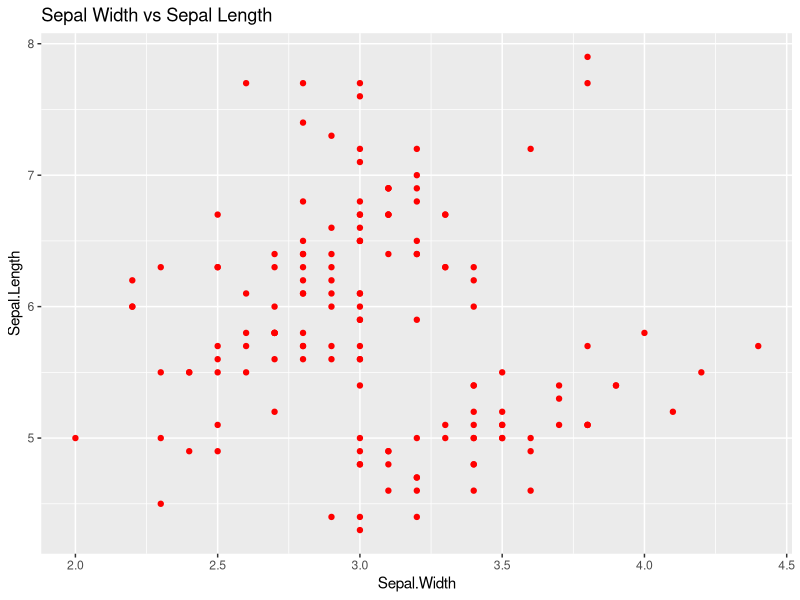
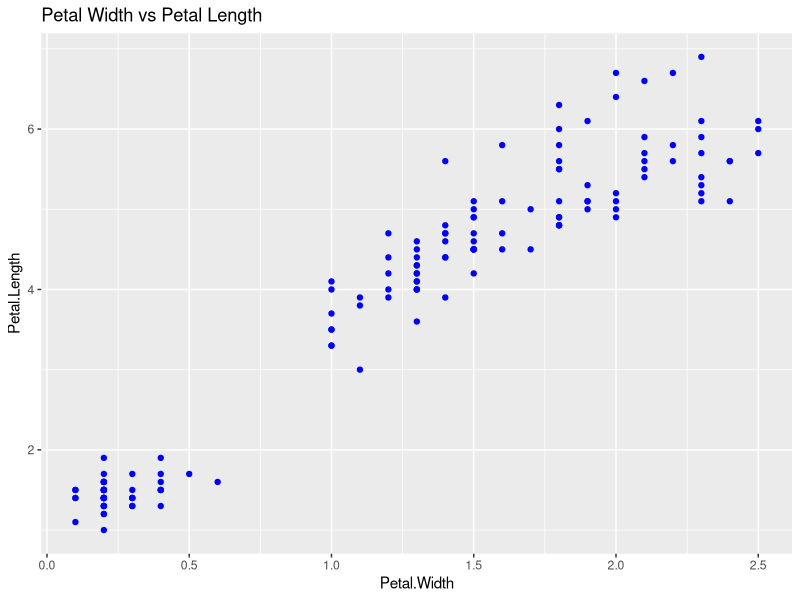
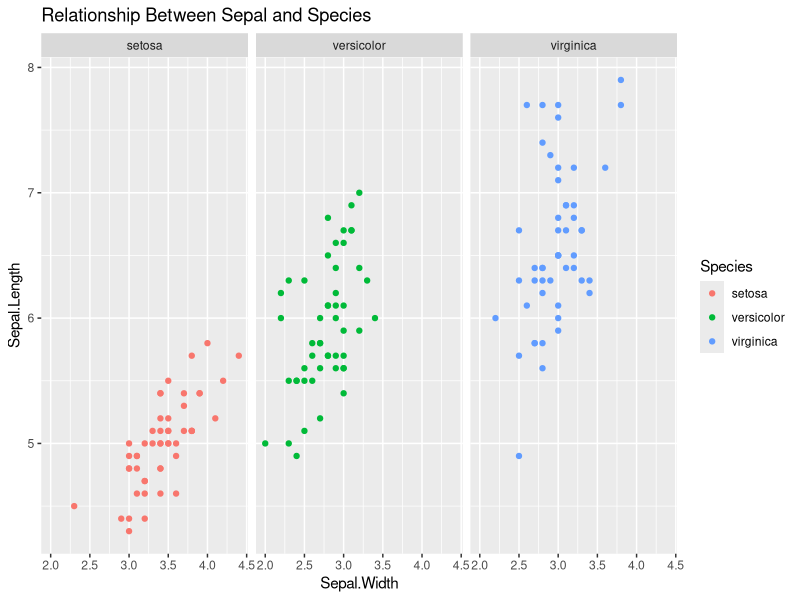
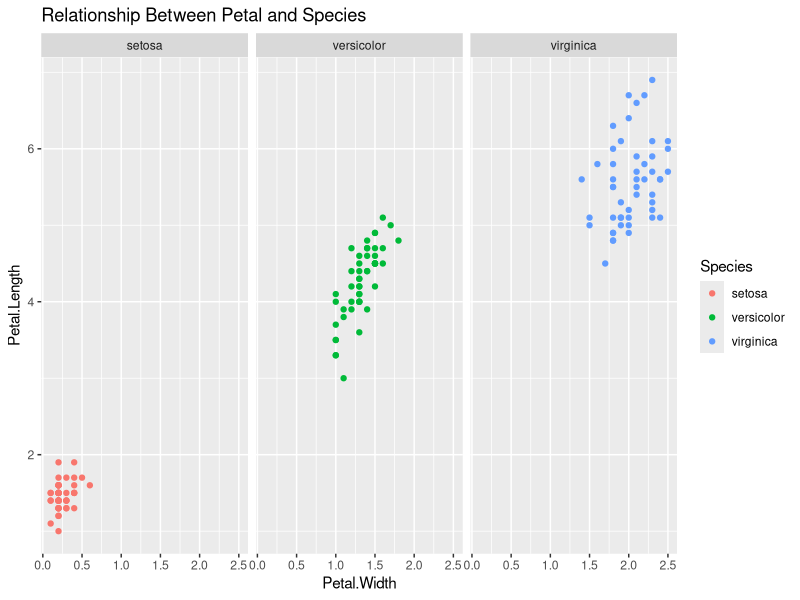
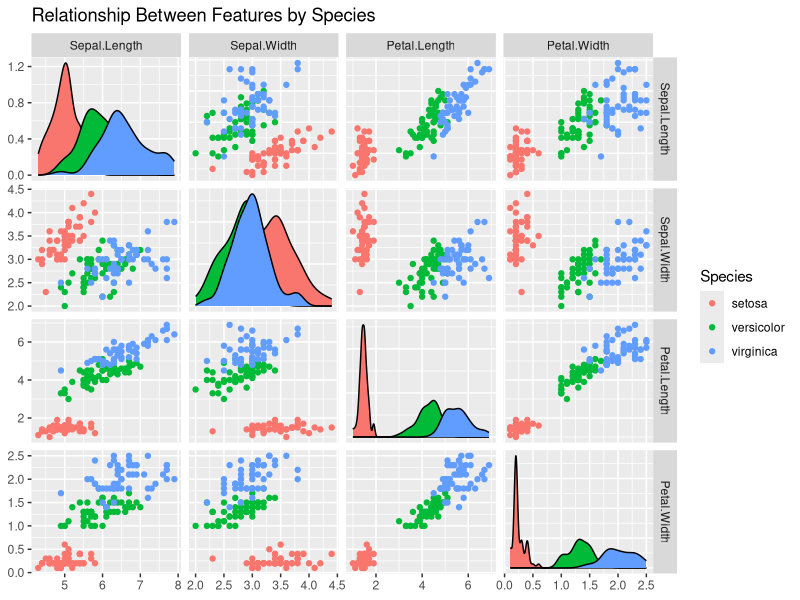

R code for these plots, in order: (Note: this script raises an error after producing the figures.)
## ---- chunk 1
library(datasets)
library(dplyr)
library(ggplot2)
library(GGally)
library(caret)
## ---- chunk 2
iris <- datasets::iris
## ---- chunk 3
summary(iris)
## ---- chunk 4
iris %>% 
  group_by(Species) %>% summarize(
    mean(Sepal.Length), sd(Sepal.Length)
    )
## ---- chunk 5
iris %>% 
  group_by(Species) %>% summarize(
    mean(Sepal.Width), sd(Sepal.Width)
    )
## ---- chunk 6
iris %>% 
  group_by(Species) %>% summarize(
    mean(Petal.Length), sd(Petal.Length)
  )
## ---- chunk 7
iris %>% 
  group_by(Species) %>% summarize(
    mean(Petal.Width), sd(Petal.Width)
  )
## ---- chunk 8
ggplot(iris) +
  geom_point(aes(x=Sepal.Width, y=Sepal.Length), color="red") +
    labs(title = "Sepal Width vs Sepal Length")
## ---- chunk 9
ggplot(iris) +
  geom_point(aes(x=Petal.Width, y=Petal.Length), color="blue") +
  labs(title = "Petal Width vs Petal Length")
## ---- chunk 10
# Relationship Sepal and Species
ggplot(iris) +
  geom_point(aes(x=Sepal.Width, y=Sepal.Length, color=Species)) +
  facet_wrap(~Species) +
  labs(title = "Relationship Between Sepal and Species")
## ---- chunk 11
# Relationship Petal and Species
ggplot(iris) +
  geom_point(aes(x=Petal.Width, y=Petal.Length, color=Species)) +
  facet_wrap(~Species) +
  labs(title = "Relationship Between Petal and Species")
## ---- chunk 12
ggpairs(iris,
        columns = 1:4,
        aes(color = Species),
        upper = list(continuous = "points", combo = "box_no_facet"),
        legend = 2,
        title = "Relationship Between Features by Species"
        )
## ---- chunk 13
set.seed(100)

TrainingIndex <- createDataPartition(iris$Species, p=0.8, list = FALSE)
TrainingSet <- iris[TrainingIndex,]
TestingSet <- iris[-TrainingIndex,]
## ---- chunk 14
# Build Training Model
svmModel <- train(Species ~ ., data = TrainingSet,
               method = "svmPoly",
               na.action = na.omit,
               preProcess=c("scale","center"),
               trControl= trainControl(method="none"),
               tuneGrid = data.frame(degree=1,scale=1,C=1)
               )
print(svmModel)
## ---- chunk 15
# Model performance
svmModel.testing <- predict(svmModel, TestingSet)
svmModel.testing.confusion <- confusionMatrix(svmModel.testing,
                                              TestingSet$Species
                                              )
# Print Confusion Matrix
print(svmModel.testing.confusion)
## ---- chunk 16
# Feature importance
Importance <- varImp(svmModel)
plot(Importance, col = "red")
